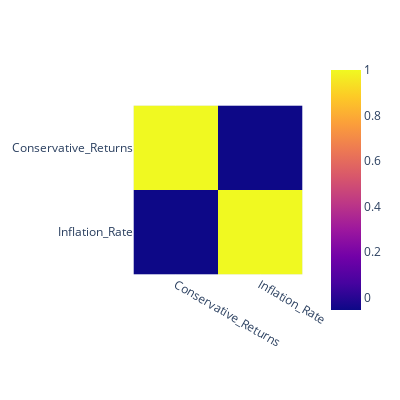

The cell this chart's notebook holds for it:
### Code cell
# Use the `corr` function to calculate correlations between conservative returns and inflation
corr_conservative_inflation = combined_return_inflation_df[["Conservative_Returns", "Inflation_Rate"]].corr()
# Display de correlation matrix
fig = px.imshow(corr_conservative_inflation, width=400, height=400)
fig.show()

### Figure 1 — Plotly figure (JSON) as saved in the notebook; plotly's stock layout.template omitted (floating-point values rounded to 4 significant figures)
{"data": [{"coloraxis": "coloraxis", "hovertemplate": "x: %{x}<br>y: %{y}<br>color: %{z}<extra></extra>", "name": "0", "type": "heatmap", "x": ["Conservative_Returns", "Inflation_Rate"], "xaxis": "x", "y": ["Conservative_Returns", "Inflation_Rate"], "yaxis": "y", "z": [[1, -0.05581], [-0.05581, 1]]}], "layout": {"coloraxis": {"colorscale": [[0, "#0d0887"], [0.1111, "#46039f"], [0.2222, "#7201a8"], [0.3333, "#9c179e"], [0.4444, "#bd3786"], [0.5556, "#d8576b"], [0.6667, "#ed7953"], [0.7778, "#fb9f3a"], [0.8889, "#fdca26"], [1, "#f0f921"]]}, "height": 400, "margin": {"t": 60}, "width": 400, "xaxis": {"anchor": "y", "autorange": true, "constrain": "domain", "domain": [0, 1], "range": [-0.5, 1.5], "scaleanchor": "y", "type": "category"}, "yaxis": {"anchor": "x", "autorange": true, "constrain": "domain", "domain": [0.175, 0.825], "range": [1.5, -0.5], "type": "category"}}}
